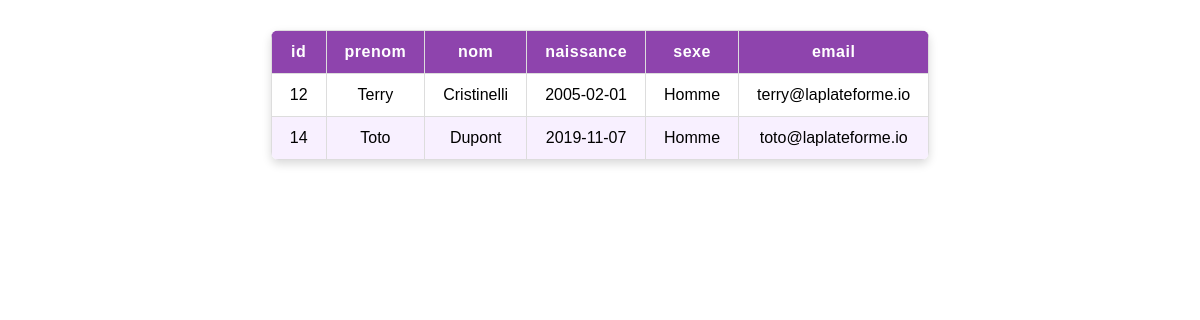
Screenshot of /jour10/job4/index.php with the database file from the repository.
### tables this page shows
CREATE TABLE `etudiants` (
  `id` int NOT NULL,
  `prenom` varchar(255) NOT NULL,
  `nom` varchar(255) NOT NULL,
  `naissance` date NOT NULL,
  `sexe` varchar(25) NOT NULL,
  `email` varchar(255) NOT NULL
);

### jour10/job4/index.php (the view, shortened to what this page needs)
<?php
$host = 'localhost';
$user = 'root';
$pass = '';
$db   = 'jour09';
$conn = new mysqli($host, $user, $pass, $db);
$conn->query("
CREATE TABLE IF NOT EXISTS etudiants (
    id INT AUTO_INCREMENT PRIMARY KEY,
    prenom VARCHAR(255),
    nom VARCHAR(255),
    naissance DATE,
    sexe VARCHAR(25),
    email VARCHAR(255)
)");
?>
<!DOCTYPE html>
<html lang="fr">
<head>
</head>
<body>
<?php
$sql = "SELECT * FROM etudiants WHERE prenom LIKE 'T%'";
$result = $conn->query($sql);
if ($result->num_rows > 0) {
    echo "<table>";
    echo "<thead><tr>";
    while ($fieldinfo = $result->fetch_field()) {
        echo "<th>" . htmlspecialchars($fieldinfo->name) . "</th>";
    }
    echo "</tr></thead>";
    echo "<tbody>";
    while ($row = $result->fetch_assoc()) {
        echo "<tr>";
        foreach ($row as $value) {
            echo "<td>" . htmlspecialchars($value) . "</td>";
        }
        echo "</tr>";
    }
    echo "</tbody>";
    echo "</table>";
} else {
    echo "<p>Aucun étudiant trouvé avec un prénom commençant par 'T'.</p>";
}
?>
</body>
</html>

### jour10/job4/index.php (style rules this page uses)
table { border-collapse: collapse; margin: 30px auto; min-width: 400px; background: #fff; border-radius: 8px; overflow: hidden; box-shadow: 0 4px 10px rgba(0, 0, 0, 0.15); }
th, td { padding: 12px 18px; border: 1px solid #ddd; text-align: center; font-family: Arial, sans-serif; }
th { background: #8e44ad; color: #fff; font-weight: bold; letter-spacing: 0.5px; }
tbody tr:nth-child(even) { background: #f8f0ff; }

### rows the page displays
etudiants: id "12", prenom "Terry", nom "Cristinelli", naissance "2005-02-01", sexe "Homme", email "terry@laplateforme.io"
etudiants: id "14", prenom "Toto", nom "Dupont", naissance "2019-11-07", sexe "Homme", email "toto@laplateforme.io"

### other values shown
$fieldinfo->name "id"
$fieldinfo->name "prenom"
$fieldinfo->name "nom"
$fieldinfo->name "naissance"
$fieldinfo->name "sexe"
$fieldinfo->name "email"
